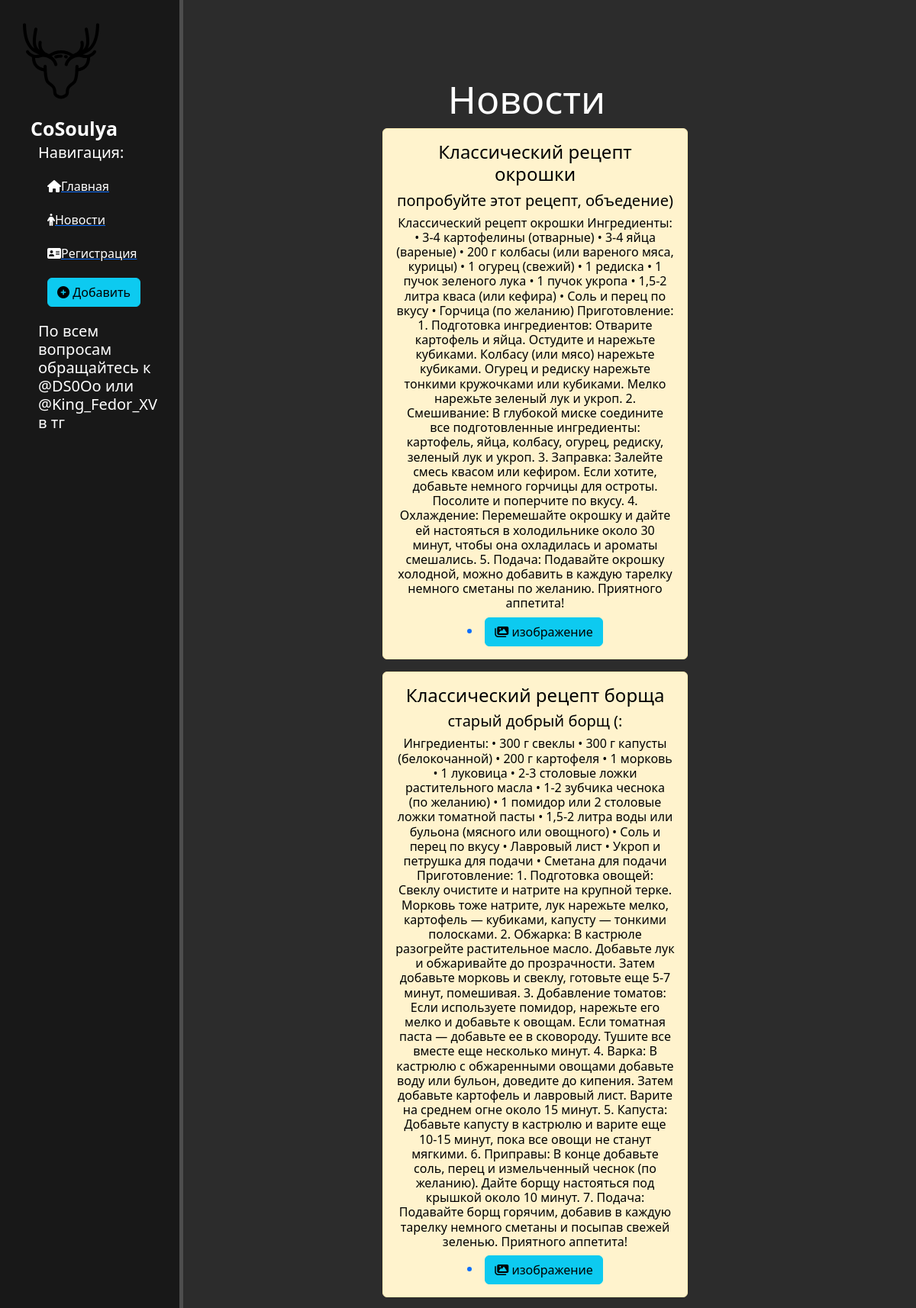
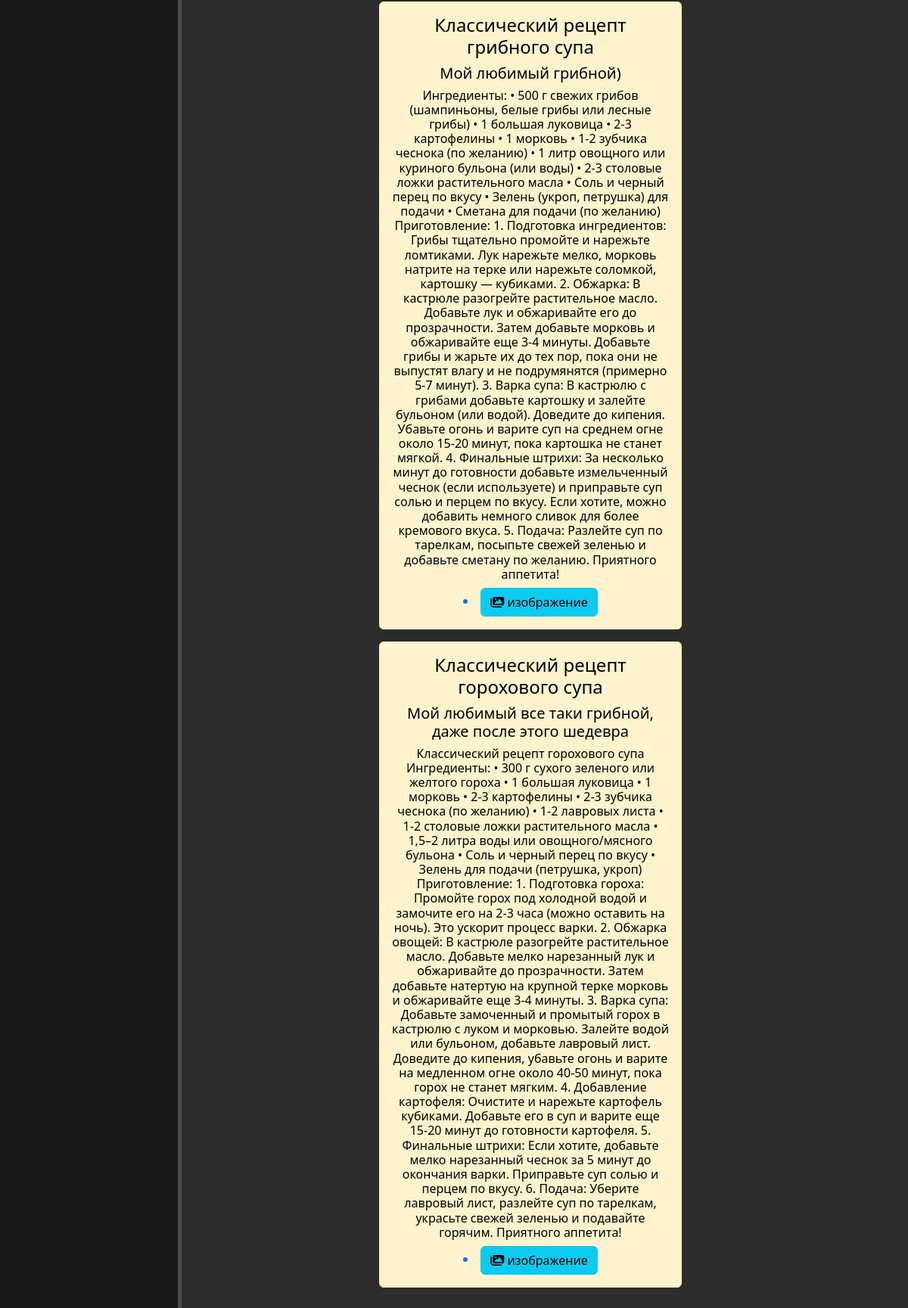
Page /news/ on the committed database (2 pictures, top to bottom).
### news/models.py (models this page shows, shortened)
class Article(models.Model):
    title = models.CharField("Название", max_length=50)
    anons = models.CharField("Подпись", max_length=150)
    full_text = models.TextField("Статья")
    date = models.DateTimeField("Дата публикации")
    picture = models.FileField("изображение")
    class Meta:
        verbose_name = "новость"
        verbose_name_plural = "новости"

### news/views.py (the view)
# urls.py: path("", views.news_home, name="news_home"),
def news_home(request):
    news = Article.objects.order_by("-date")
    return render(request, "news/news_home.html", {"news": news})

### news/templates/news/news_home.html (shortened to what this page needs)
{% extends "main/layout.html" %}
{% block content %}
    <div class="features">
        <h1> Новости </h1>
        {% for elem in news %}
            <div class="alert alert-warning">
                <h4>{{ elem.title }}</h4>
                <h5>{{ elem.anons }}</h5>
                <h6>{{ elem.full_text}}</h6>
                <a href="{{ elem.picture }}"><li><button class="btn btn-info"><i class="fa-solid fa-images"></i> изображение </button></li></a>
            </div>
        {% endfor %}
    </div>
{% endblock %}

### main/templates/main/layout.html (shortened to what this page needs)
{% load static %}
<!doctype html>
<html lang="en">
<head>
    <link rel="stylesheet" href="https://cdn.jsdelivr.net/npm/bootstrap@5.2.3/dist/css/bootstrap.min.css">
    <link rel="stylesheet" href="{% static 'main/css/main.css' %}">
    <link rel="stylesheet" href="https://cdnjs.cloudflare.com/ajax/libs/font-awesome/6.4.2/css/all.min.css">
</head>
<body>
    <aside>
        <img src="{% static 'main/img/horns-svgrepo-com.svg' %}">
        <span class="logo">CoSoulya</span>
        <h3>Навигация:</h3>
        <ul><a href="{% url 'home' %}"><li><i class="fa-solid fa-house"></i>Главная</li></a>
            <a href="{% url 'news_home' %}"><li><i class="fa-solid fa-person"></i>Новости</li></a>
            <a href="{% url 'registration' %}"><li><i class="fa-solid fa-address-card"></i>Регистрация</li></a>
            <a href="{% url 'news_create' %}"><li><button class="btn btn-info"><i class="fas fa-plus-circle"></i> Добавить </button></li></a>
        </ul>
        <h3>По всем вопросам обращайтесь к <br> @DS0Oo или @King_Fedor_XV в тг <h3>
    </aside>
    <main>
        {% block content %}
        {% endblock %}
    </main>
</body>
</html>

### main/static/main/css/main.css (style rules this page uses)
body { background: #2c2c2c; }
aside { float: left; background: #181818; width: 20%; padding: 2.5%; height: 2000vh; color: #fff; border-right: 5px solid #4d4d4d; 3.5 }
aside img { width: 100px; float: left; }
aside .logo { font-size: 25px; margin-left: 10px; font-weight: bold; color: #fff; position: relative; top: 20px; }
aside h3 { margin-top: 20px; font-size: 20px; margin-left: 20px; }
aside ul { list-style: none }
aside ul li { color: #fff; display: block; margin-top: 20px; transition: transform.6s; }
main .features { float: left; color: #fff; margin-top: 100px; text-align: center; width: 75%; }
main .features h1 { font-size: 50px }
main .features a { max-width: 400px; margin: 20px auto }
.alert-warning { float: left; clear: both; width: 400px; margin-left: 29%; text-align: center; color: #000; }

### rows in the picture
Article: title "Классический рецепт окрошки", anons "попробуйте этот рецепт, объедение)", full_text "Классический рецепт окрошки Ингредиенты: • 3-4 картофелины (отварные) • 3-4 яйца (вареные) • 200 г колбасы (или вареного мяса, курицы) • 1 огурец (свежий) • 1 редиска • 1 пучок зеленого лука • 1 пучок укропа • 1,5-2 литра кваса (или кефира) • Соль и перец по вкусу • Горчица (по желанию) Приготовление: 1. Подготовка ингредиентов: Отварите картофель и яйца. Остудите и нарежьте кубиками. Колбасу (или мясо) нарежьте кубиками. Огурец и редиску нарежьте тонкими кружочками или кубиками. Мелко нарежьте зеленый лук и укроп. 2. Смешивание: В глубокой миске соедините все подготовленные ингредиенты: картофель, яйца, колбасу, огурец, редиску, зеленый лук и укроп. 3. Заправка: Залейте смесь квасом или…"
Article: title "Классический рецепт борща", anons "старый добрый борщ (:", full_text "Ингредиенты: • 300 г свеклы • 300 г капусты (белокочанной) • 200 г картофеля • 1 морковь • 1 луковица • 2-3 столовые ложки растительного масла • 1-2 зубчика чеснока (по желанию) • 1 помидор или 2 столовые ложки томатной пасты • 1,5-2 литра воды или бульона (мясного или овощного) • Соль и перец по вкусу • Лавровый лист • Укроп и петрушка для подачи • Сметана для подачи Приготовление: 1. Подготовка овощей: Свеклу очистите и натрите на крупной терке. Морковь тоже натрите, лук нарежьте мелко, картофель — кубиками, капусту — тонкими полосками. 2. Обжарка: В кастрюле разогрейте растительное масло. Добавьте лук и обжаривайте до прозрачности. Затем добавьте морковь и свеклу, готовьте еще 5-7 минут,…"
Article: title "Классический рецепт грибного супа", anons "Мой любимый грибной)", full_text "Ингредиенты: • 500 г свежих грибов (шампиньоны, белые грибы или лесные грибы) • 1 большая луковица • 2-3 картофелины • 1 морковь • 1-2 зубчика чеснока (по желанию) • 1 литр овощного или куриного бульона (или воды) • 2-3 столовые ложки растительного масла • Соль и черный перец по вкусу • Зелень (укроп, петрушка) для подачи • Сметана для подачи (по желанию) Приготовление: 1. Подготовка ингредиентов: Грибы тщательно промойте и нарежьте ломтиками. Лук нарежьте мелко, морковь натрите на терке или нарежьте соломкой, картошку — кубиками. 2. Обжарка: В кастрюле разогрейте растительное масло. Добавьте лук и обжаривайте его до прозрачности. Затем добавьте морковь и обжаривайте еще 3-4 минуты.…"
Article: title "Классический рецепт горохового супа", anons "Мой любимый все таки грибной, даже после этого шедевра", full_text "Классический рецепт горохового супа Ингредиенты: • 300 г сухого зеленого или желтого гороха • 1 большая луковица • 1 морковь • 2-3 картофелины • 2-3 зубчика чеснока (по желанию) • 1-2 лавровых листа • 1-2 столовые ложки растительного масла • 1,5–2 литра воды или овощного/мясного бульона • Соль и черный перец по вкусу • Зелень для подачи (петрушка, укроп) Приготовление: 1. Подготовка гороха: Промойте горох под холодной водой и замочите его на 2-3 часа (можно оставить на ночь). Это ускорит процесс варки. 2. Обжарка овощей: В кастрюле разогрейте растительное масло. Добавьте мелко нарезанный лук и обжаривайте до прозрачности. Затем добавьте натертую на крупной терке морковь и обжаривайте еще…"
